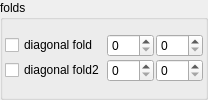
    <widget class="QGroupBox" name="groupBox_2">
     <property name="title">
      <string>folds</string>
     </property>
     <layout class="QVBoxLayout" name="verticalLayout_4" stretch="0">
      <property name="spacing">
       <number>2</number>
      </property>
      <property name="leftMargin">
       <number>2</number>
      </property>
      <property name="topMargin">
       <number>2</number>
      </property>
      <property name="rightMargin">
       <number>2</number>
      </property>
      <property name="bottomMargin">
       <number>2</number>
      </property>
      <item>
       <layout class="QGridLayout" name="gridLayout_9" columnstretch="0,0,0">
        <property name="spacing">
         <number>2</number>
        </property>
        <item row="0" column="1">
         <widget class="MySpinBox" name="spinboxInt_transf_start_iterations_D">
          <property name="sizePolicy">
           <sizepolicy hsizetype="Minimum" vsizetype="Maximum">
            <horstretch>0</horstretch>
            <verstretch>0</verstretch>
           </sizepolicy>
          </property>
          <property name="maximum">
           <number>999</number>
          </property>
         </widget>
        </item>
        <item row="0" column="0">
         <widget class="MyCheckBox" name="checkBox_transf_function_enabledBy">
          <property name="text">
           <string notr="true">diagonal fold</string>
          </property>
         </widget>
        </item>
        <item row="0" column="2">
         <widget class="MySpinBox" name="spinboxInt_transf_stop_iterations_D">
          <property name="sizePolicy">
           <sizepolicy hsizetype="Minimum" vsizetype="Maximum">
            <horstretch>0</horstretch>
            <verstretch>0</verstretch>
           </sizepolicy>
          </property>
          <property name="maximum">
           <number>999</number>
          </property>
         </widget>
        </item>
        <item row="1" column="1">
         <widget class="MySpinBox" name="spinboxInt_transf_start_iterations_G">
          <property name="sizePolicy">
           <sizepolicy hsizetype="Minimum" vsizetype="Maximum">
            <horstretch>0</horstretch>
            <verstretch>0</verstretch>
           </sizepolicy>
          </property>
          <property name="maximum">
           <number>999</number>
          </property>
         </widget>
        </item>
        <item row="1" column="2">
         <widget class="MySpinBox" name="spinboxInt_transf_stop_iterations_G">
          <property name="sizePolicy">
           <sizepolicy hsizetype="Minimum" vsizetype="Maximum">
            <horstretch>0</horstretch>
            <verstretch>0</verstretch>
           </sizepolicy>
          </property>
          <property name="maximum">
           <number>999</number>
          </property>
         </widget>
        </item>
        <item row="1" column="0">
         <widget class="MyCheckBox" name="checkBox_transf_function_enabledBy_false">
          <property name="text">
           <string notr="true">diagonal fold2</string>
          </property>
         </widget>
        </item>
       </layout>
      </item>
     </layout>
    </widget>
